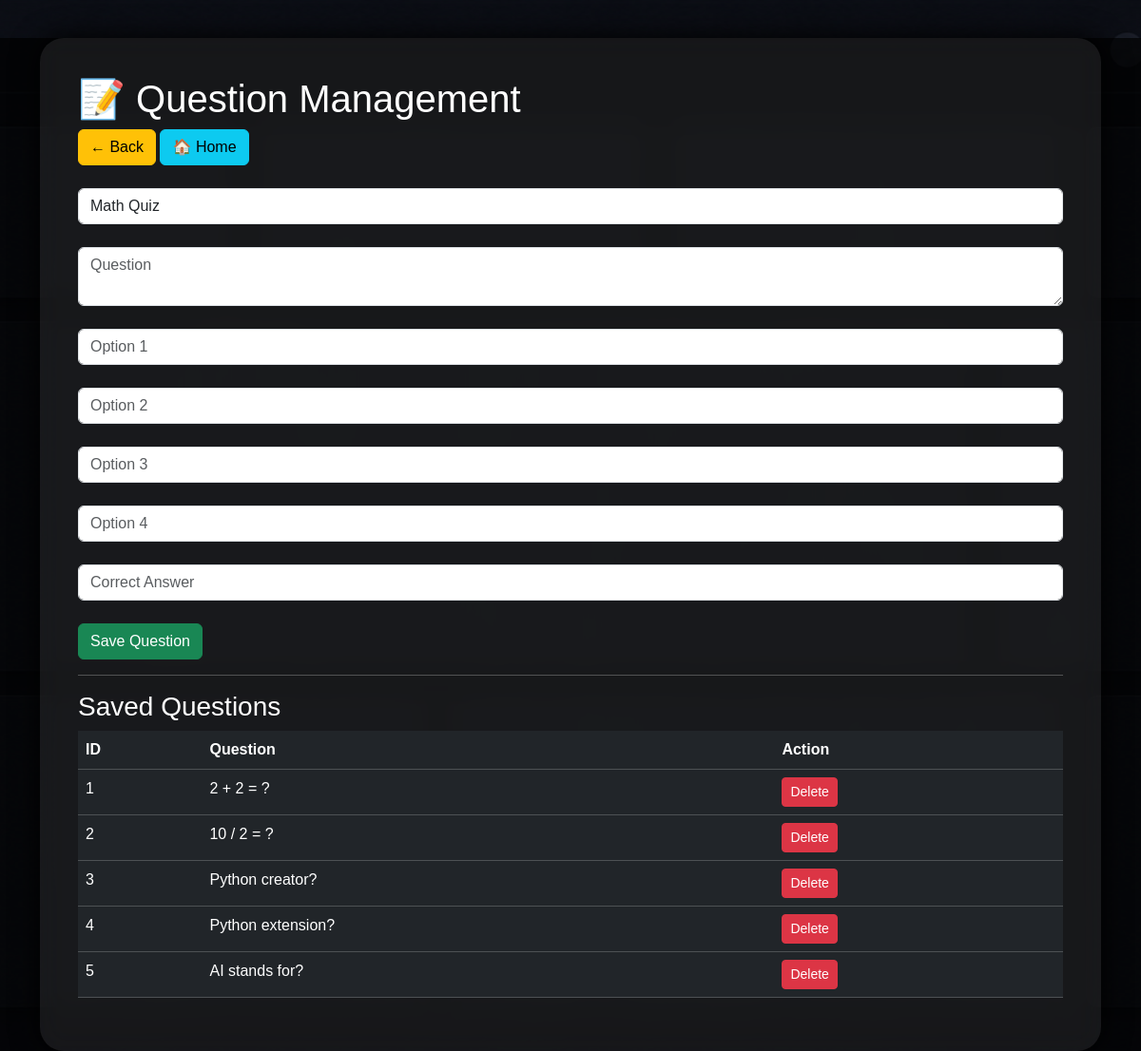
The app's page /admin/question_management.php with its own data.
### tables this page shows
CREATE TABLE questions(

id INT AUTO_INCREMENT PRIMARY KEY,

quiz_id INT,

question TEXT,

option1 VARCHAR(255),

option2 VARCHAR(255),

option3 VARCHAR(255),

option4 VARCHAR(255),

correct_answer VARCHAR(255)

);

### admin/question_management.php (the view, shortened to what this page needs)
<?php
require '../config/database.php';
$selected = $_GET['quiz'] ?? '';
?>
<!DOCTYPE html>
<html>
<head>
    <link href="https://cdn.jsdelivr.net/npm/bootstrap@5.3.7/dist/css/bootstrap.min.css" rel="stylesheet">
</head>
<body>
    <div class="overlay"></div>
    <div class="container">
        <div class="box">
            <h1>📝 Question Management</h1>
            <a href="dashboard.php" class="btn btn-warning">← Back</a>
            <a href="../index.php" class="btn btn-info">🏠 Home</a>
            <br><br>
            <form method="POST">
                <select name="quiz_id" class="form-control">
                    <?php
                    $quizzes = $conn->query("SELECT * FROM quizzes");
                    while($q = $quizzes->fetch_assoc()){
                    ?>
                        <option value="<?= $q['id'] ?>" <?= $selected == $q['id'] ? 'selected' : '' ?>>
                            <?= $q['title'] ?>
                        </option>
                    <?php } ?>
                </select>
                <br>
                <textarea name="question" class="form-control" placeholder="Question"></textarea>
                <br>
                <input name="o1" class="form-control" placeholder="Option 1">
                <br>
                <input name="o2" class="form-control" placeholder="Option 2">
                <br>
                <input name="o3" class="form-control" placeholder="Option 3">
                <br>
                <input name="o4" class="form-control" placeholder="Option 4">
                <br>
                <input name="correct" class="form-control" placeholder="Correct Answer">
                <br>
                <button name="save" class="btn btn-success">Save Question</button>
            </form>
            <hr>
            <h3>Saved Questions</h3>
            <table class="table table-dark">
                <tr>
                    <th>ID</th>
                    <th>Question</th>
                    <th>Action</th>
                </tr>
                <?php
                $list= $conn->query(
                    "SELECT * FROM questions"
                );
                while($q= $list->fetch_assoc()){
                ?>
                    <tr>
                        <td><?= $q['id'] ?></td>
                        <td><?= $q['question'] ?></td>
                        <td>
                            <a href="?delete=<?= $q['id'] ?>" class="btn btn-danger btn-sm">
                                Delete
                            </a>
                        </td>
                    </tr>
                <?php } ?>
            </table>
        </div>
    </div>
</body>
</html>

### admin/question_management.php (style rules this page uses)
body { background: url('../assets/images/admin-bg.png'); background-size: cover; background-position: center; min-height: 100vh; font-family: Arial; }
.overlay { position: fixed; width: 100%; height: 100%; background: rgba(0, 0, 0, 0.7); }
.box { position: relative; z-index: 5; background: rgba(255, 255, 255, 0.08); backdrop-filter: blur(15px); padding: 40px; border-radius: 25px; margin-top: 40px; color: white; box-shadow: 0 0 30px black; }

### records on screen
questions: id "1", question "2 + 2 = ?"
questions: id "2", question "10 / 2 = ?"
questions: id "3", question "Python creator?"
questions: id "4", question "Python extension?"
questions: id "5", question "AI stands for?"

### other values on screen
form field quiz_id "Math Quiz"
